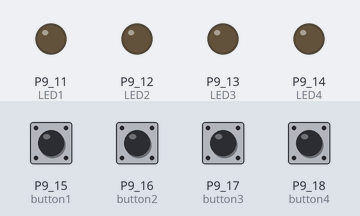
Simulated run of this program. Board: BeagleBone Black. On the bench: output pins drawn as LEDs (lit = HIGH). The test bench sets the inputs (shaded band); at power-on: P9_15 (button1), P9_16 (button2), P9_17 (button3), P9_18 (button4) LOW.

Above: at 1.2 s.
1.3 s: P9_15 (button1) pulled HIGH for 0.15 s
At 1.37 s:
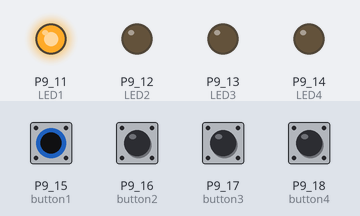
2.9 s: P9_16 (button2) pulled HIGH for 0.15 s
At 2.97 s:
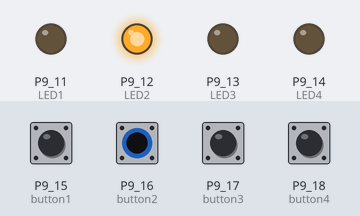
4.5 s: P9_17 (button3) pulled HIGH for 0.15 s
At 4.57 s:
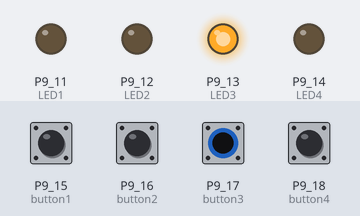
6.1 s: P9_18 (button4) pulled HIGH for 0.15 s
At 6.17 s:
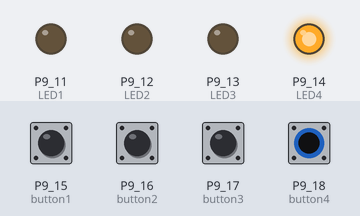
7.7 s: P9_15 (button1) driven HIGH and P9_16 (button2) driven HIGH
At 8.5 s:
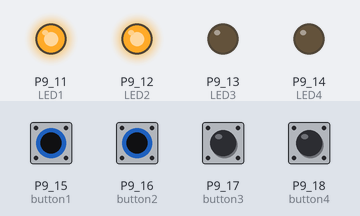
9.2 s: P9_17 (button3) pulled HIGH for 1 s
At 9.7 s:
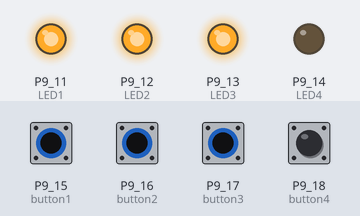
Timing chart, 0 to 12.2 s (numbered marks = the images above; inputs shaded):
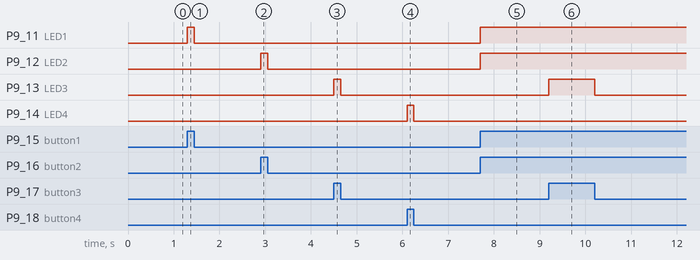

Measured:
- after the input at 1.3 s, P9_11 (LED1): LOW → HIGH at once, → LOW 0.15 s later
- after the input at 2.9 s, P9_12 (LED2): LOW → HIGH at once, → LOW 0.15 s later
- after the input at 4.5 s, P9_13 (LED3): LOW → HIGH at once, → LOW 0.15 s later
- after the input at 6.1 s, P9_14 (LED4): LOW → HIGH at once, → LOW 0.15 s later
- after the input at 7.7 s, P9_11 (LED1), P9_12 (LED2): LOW → HIGH at once
- after the input at 9.2 s, P9_13 (LED3): LOW → HIGH at once, → LOW 1.0 s later

The program:

fourGPIO.py
```python
#!/usr/bin/env python3

import Adafruit_BBIO.GPIO as GPIO
import time

button1="P9_15"		#initializing of the buttons GPIO
button2="P9_16"
button3="P9_17"
button4="P9_18"

LED1="P9_11" 		#initializing of the LEDs GPIO
LED2="P9_12"
LED3="P9_13"
LED4="P9_14"

GPIO.setup(LED1, GPIO.OUT) #define the LEDs as GPIO outputs
GPIO.setup(LED2, GPIO.OUT)
GPIO.setup(LED3, GPIO.OUT)
GPIO.setup(LED4, GPIO.OUT)

GPIO.setup(button1, GPIO.IN) #define the Buttons as GPIO inputs
GPIO.setup(button2, GPIO.IN)
GPIO.setup(button3, GPIO.IN)
GPIO.setup(button4, GPIO.IN)

map = {button1 : LED1, button2 : LED2, button3 : LED3, button4 : LED4}

def updateBoard(channel):			#update the status of the board
	state = GPIO.input(channel)
	GPIO.output(map[channel], state)


GPIO.add_event_detect(button1, GPIO.BOTH, callback=updateBoard)		#use the function event, so its only have a reaction if something happens.
GPIO.add_event_detect(button2, GPIO.BOTH, callback=updateBoard)
GPIO.add_event_detect(button3, GPIO.BOTH, callback=updateBoard)
GPIO.add_event_detect(button4, GPIO.BOTH, callback=updateBoard)

try:
	while True:
    		time.sleep(100)

except KeyboardInterrupt:
	print("Cleaning Up")
	GPIO.cleanup()
GPIO.cleanup()

#without the event function it is also possible the following:

#while True:
#       state1 = GPIO.input(button1)
#       state2 = GPIO.input(button2)
#       state3 = GPIO.input(button3)
#       state4 = GPIO.input(button4)


#       GPIO.output(LED1, state1)
#       GPIO.output(LED2, state2)
#       GPIO.output(LED3, state3)
#       GPIO.output(LED4, state4)
```
